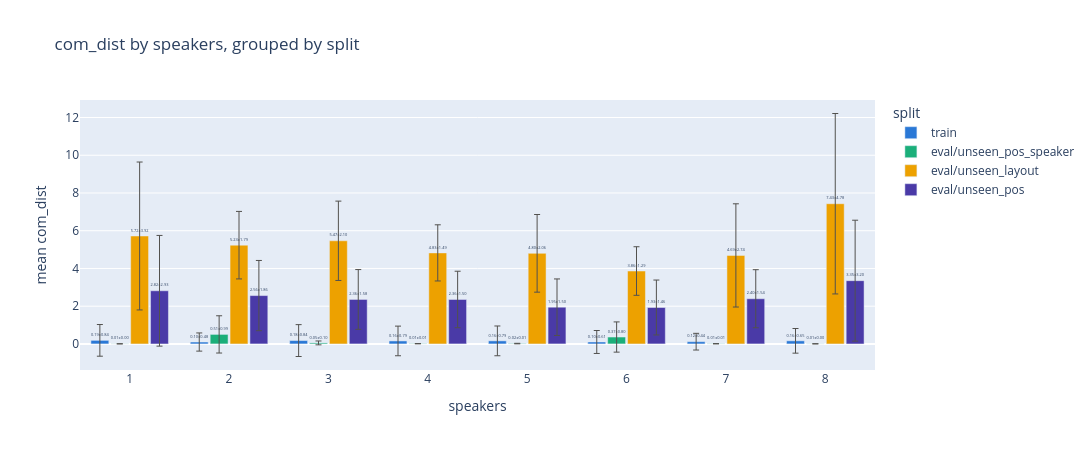
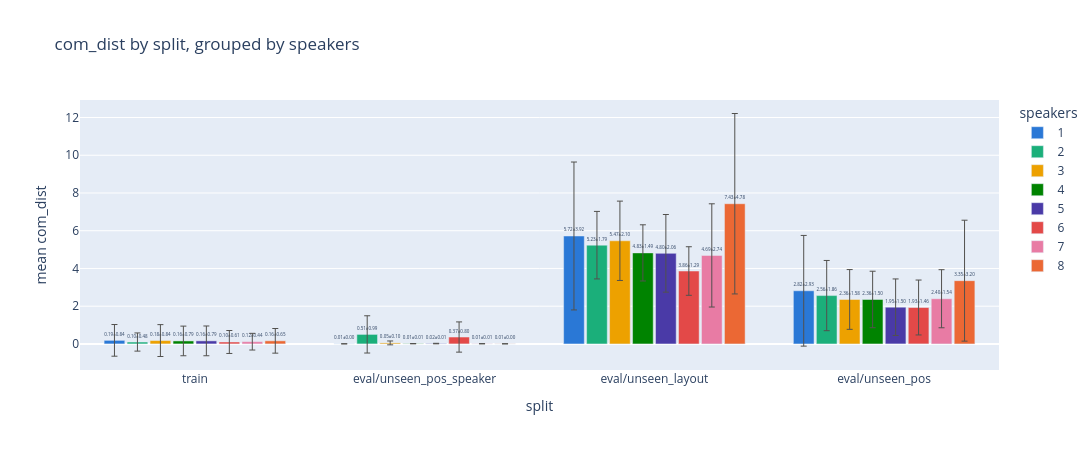

Notebook code for these charts, in order:
### Code cell
if 'com_dist' in df.columns:
    plot_com_dist_grouped(df, x='speakers', group_by='split')
    plot_com_dist_grouped(df, x='split', group_by='speakers')
else:
    print('No inference run loaded — com_dist unavailable in dataset-only mode.')

### Figure 1 — Plotly figure (JSON) as saved in the notebook; plotly's stock layout.template omitted (floating-point values rounded to 4 significant figures)
{"data": [{"customdata": [[0.8394, 63.0], [0.4816, 61.0], [0.8442, 60.0], [0.7853, 62.0], [0.7888, 60.0], [0.6083, 60.0], [0.4422, 61.0], [0.653, 63.0]], "error_y": {"array": [0.8394, 0.4816, 0.8442, 0.7853, 0.7888, 0.6083, 0.4422, 0.653], "color": "#52514e", "thickness": 1, "type": "data", "width": 3}, "hovertemplate": "split=train<br>speakers=%{x}<br>mean com_dist=%{y:.3f}<br>std=%{customdata[0]:.3f}<br>n=%{customdata[1]:.0f}<extra></extra>", "marker": {"color": "#2a78d6"}, "name": "train", "text": ["0.19±0.84", "0.10±0.48", "0.18±0.84", "0.16±0.79", "0.16±0.79", "0.10±0.61", "0.12±0.44", "0.16±0.65"], "textposition": "outside", "type": "bar", "x": ["1", "2", "3", "4", "5", "6", "7", "8"], "y": [0.1892, 0.1008, 0.178, 0.1588, 0.162, 0.1035, 0.1189, 0.1643]}, {"customdata": [[0.003519, 2.0], [0.9869, 4.0], [0.1023, 5.0], [0.006666, 3.0], [0.01376, 5.0], [0.8009, 5.0], [0.006462, 4.0], [0.002765, 2.0]], "error_y": {"array": [0.003519, 0.9869, 0.1023, 0.006666, 0.01376, 0.8009, 0.006462, 0.002765], "color": "#52514e", "thickness": 1, "type": "data", "width": 3}, "hovertemplate": "split=eval/unseen_pos_speaker<br>speakers=%{x}<br>mean com_dist=%{y:.3f}<br>std=%{customdata[0]:.3f}<br>n=%{customdata[1]:.0f}<extra></extra>", "marker": {"color": "#1baf7a"}, "name": "eval/unseen_pos_speaker", "text": ["0.01±0.00", "0.51±0.99", "0.05±0.10", "0.01±0.01", "0.02±0.01", "0.37±0.80", "0.01±0.01", "0.01±0.00"], "textposition": "outside", "type": "bar", "x": ["1", "2", "3", "4", "5", "6", "7", "8"], "y": [0.006179, 0.5052, 0.05395, 0.01309, 0.01945, 0.3657, 0.0108, 0.006327]}, {"customdata": [[3.92, 6.0], [1.789, 6.0], [2.103, 6.0], [1.488, 6.0], [2.058, 6.0], [1.287, 6.0], [2.736, 6.0], [4.782, 6.0]], "error_y": {"array": [3.92, 1.789, 2.103, 1.488, 2.058, 1.287, 2.736, 4.782], "color": "#52514e", "thickness": 1, "type": "data", "width": 3}, "hovertemplate": "split=eval/unseen_layout<br>speakers=%{x}<br>mean com_dist=%{y:.3f}<br>std=%{customdata[0]:.3f}<br>n=%{customdata[1]:.0f}<extra></extra>", "marker": {"color": "#eda100"}, "name": "eval/unseen_layout", "text": ["5.72±3.92", "5.23±1.79", "5.47±2.10", "4.83±1.49", "4.80±2.06", "3.86±1.29", "4.69±2.74", "7.43±4.78"], "textposition": "outside", "type": "bar", "x": ["1", "2", "3", "4", "5", "6", "7", "8"], "y": [5.721, 5.234, 5.466, 4.825, 4.801, 3.864, 4.691, 7.431]}, {"customdata": [[2.934, 12.0], [1.861, 12.0], [1.583, 12.0], [1.497, 12.0], [1.498, 12.0], [1.455, 12.0], [1.539, 12.0], [3.205, 12.0]], "error_y": {"array": [2.934, 1.861, 1.583, 1.497, 1.498, 1.455, 1.539, 3.205], "color": "#52514e", "thickness": 1, "type": "data", "width": 3}, "hovertemplate": "split=eval/unseen_pos<br>speakers=%{x}<br>mean com_dist=%{y:.3f}<br>std=%{customdata[0]:.3f}<br>n=%{customdata[1]:.0f}<extra></extra>", "marker": {"color": "#4a3aa7"}, "name": "eval/unseen_pos", "text": ["2.82±2.93", "2.56±1.86", "2.36±1.58", "2.36±1.50", "1.95±1.50", "1.93±1.46", "2.40±1.54", "3.35±3.20"], "textposition": "outside", "type": "bar", "x": ["1", "2", "3", "4", "5", "6", "7", "8"], "y": [2.817, 2.563, 2.357, 2.356, 1.946, 1.931, 2.395, 3.353]}], "layout": {"bargap": 0.2, "bargroupgap": 0.1, "barmode": "group", "height": 450, "legend": {"title": {"text": "split"}}, "title": {"text": "com_dist by speakers, grouped by split"}, "width": 1600, "xaxis": {"title": {"text": "speakers"}}, "yaxis": {"title": {"text": "mean com_dist"}}}}

### Figure 2 — Plotly figure (JSON) as saved in the notebook; plotly's stock layout.template omitted (floating-point values rounded to 4 significant figures)
{"data": [{"customdata": [[0.8394, 63.0], [0.003519, 2.0], [3.92, 6.0], [2.934, 12.0]], "error_y": {"array": [0.8394, 0.003519, 3.92, 2.934], "color": "#52514e", "thickness": 1, "type": "data", "width": 3}, "hovertemplate": "speakers=1<br>split=%{x}<br>mean com_dist=%{y:.3f}<br>std=%{customdata[0]:.3f}<br>n=%{customdata[1]:.0f}<extra></extra>", "marker": {"color": "#2a78d6"}, "name": "1", "text": ["0.19±0.84", "0.01±0.00", "5.72±3.92", "2.82±2.93"], "textposition": "outside", "type": "bar", "x": ["train", "eval/unseen_pos_speaker", "eval/unseen_layout", "eval/unseen_pos"], "y": [0.1892, 0.006179, 5.721, 2.817]}, {"customdata": [[0.4816, 61.0], [0.9869, 4.0], [1.789, 6.0], [1.861, 12.0]], "error_y": {"array": [0.4816, 0.9869, 1.789, 1.861], "color": "#52514e", "thickness": 1, "type": "data", "width": 3}, "hovertemplate": "speakers=2<br>split=%{x}<br>mean com_dist=%{y:.3f}<br>std=%{customdata[0]:.3f}<br>n=%{customdata[1]:.0f}<extra></extra>", "marker": {"color": "#1baf7a"}, "name": "2", "text": ["0.10±0.48", "0.51±0.99", "5.23±1.79", "2.56±1.86"], "textposition": "outside", "type": "bar", "x": ["train", "eval/unseen_pos_speaker", "eval/unseen_layout", "eval/unseen_pos"], "y": [0.1008, 0.5052, 5.234, 2.563]}, {"customdata": [[0.8442, 60.0], [0.1023, 5.0], [2.103, 6.0], [1.583, 12.0]], "error_y": {"array": [0.8442, 0.1023, 2.103, 1.583], "color": "#52514e", "thickness": 1, "type": "data", "width": 3}, "hovertemplate": "speakers=3<br>split=%{x}<br>mean com_dist=%{y:.3f}<br>std=%{customdata[0]:.3f}<br>n=%{customdata[1]:.0f}<extra></extra>", "marker": {"color": "#eda100"}, "name": "3", "text": ["0.18±0.84", "0.05±0.10", "5.47±2.10", "2.36±1.58"], "textposition": "outside", "type": "bar", "x": ["train", "eval/unseen_pos_speaker", "eval/unseen_layout", "eval/unseen_pos"], "y": [0.178, 0.05395, 5.466, 2.357]}, {"customdata": [[0.7853, 62.0], [0.006666, 3.0], [1.488, 6.0], [1.497, 12.0]], "error_y": {"array": [0.7853, 0.006666, 1.488, 1.497], "color": "#52514e", "thickness": 1, "type": "data", "width": 3}, "hovertemplate": "speakers=4<br>split=%{x}<br>mean com_dist=%{y:.3f}<br>std=%{customdata[0]:.3f}<br>n=%{customdata[1]:.0f}<extra></extra>", "marker": {"color": "#008300"}, "name": "4", "text": ["0.16±0.79", "0.01±0.01", "4.83±1.49", "2.36±1.50"], "textposition": "outside", "type": "bar", "x": ["train", "eval/unseen_pos_speaker", "eval/unseen_layout", "eval/unseen_pos"], "y": [0.1588, 0.01309, 4.825, 2.356]}, {"customdata": [[0.7888, 60.0], [0.01376, 5.0], [2.058, 6.0], [1.498, 12.0]], "error_y": {"array": [0.7888, 0.01376, 2.058, 1.498], "color": "#52514e", "thickness": 1, "type": "data", "width": 3}, "hovertemplate": "speakers=5<br>split=%{x}<br>mean com_dist=%{y:.3f}<br>std=%{customdata[0]:.3f}<br>n=%{customdata[1]:.0f}<extra></extra>", "marker": {"color": "#4a3aa7"}, "name": "5", "text": ["0.16±0.79", "0.02±0.01", "4.80±2.06", "1.95±1.50"], "textposition": "outside", "type": "bar", "x": ["train", "eval/unseen_pos_speaker", "eval/unseen_layout", "eval/unseen_pos"], "y": [0.162, 0.01945, 4.801, 1.946]}, {"customdata": [[0.6083, 60.0], [0.8009, 5.0], [1.287, 6.0], [1.455, 12.0]], "error_y": {"array": [0.6083, 0.8009, 1.287, 1.455], "color": "#52514e", "thickness": 1, "type": "data", "width": 3}, "hovertemplate": "speakers=6<br>split=%{x}<br>mean com_dist=%{y:.3f}<br>std=%{customdata[0]:.3f}<br>n=%{customdata[1]:.0f}<extra></extra>", "marker": {"color": "#e34948"}, "name": "6", "text": ["0.10±0.61", "0.37±0.80", "3.86±1.29", "1.93±1.46"], "textposition": "outside", "type": "bar", "x": ["train", "eval/unseen_pos_speaker", "eval/unseen_layout", "eval/unseen_pos"], "y": [0.1035, 0.3657, 3.864, 1.931]}, {"customdata": [[0.4422, 61.0], [0.006462, 4.0], [2.736, 6.0], [1.539, 12.0]], "error_y": {"array": [0.4422, 0.006462, 2.736, 1.539], "color": "#52514e", "thickness": 1, "type": "data", "width": 3}, "hovertemplate": "speakers=7<br>split=%{x}<br>mean com_dist=%{y:.3f}<br>std=%{customdata[0]:.3f}<br>n=%{customdata[1]:.0f}<extra></extra>", "marker": {"color": "#e87ba4"}, "name": "7", "text": ["0.12±0.44", "0.01±0.01", "4.69±2.74", "2.40±1.54"], "textposition": "outside", "type": "bar", "x": ["train", "eval/unseen_pos_speaker", "eval/unseen_layout", "eval/unseen_pos"], "y": [0.1189, 0.0108, 4.691, 2.395]}, {"customdata": [[0.653, 63.0], [0.002765, 2.0], [4.782, 6.0], [3.205, 12.0]], "error_y": {"array": [0.653, 0.002765, 4.782, 3.205], "color": "#52514e", "thickness": 1, "type": "data", "width": 3}, "hovertemplate": "speakers=8<br>split=%{x}<br>mean com_dist=%{y:.3f}<br>std=%{customdata[0]:.3f}<br>n=%{customdata[1]:.0f}<extra></extra>", "marker": {"color": "#eb6834"}, "name": "8", "text": ["0.16±0.65", "0.01±0.00", "7.43±4.78", "3.35±3.20"], "textposition": "outside", "type": "bar", "x": ["train", "eval/unseen_pos_speaker", "eval/unseen_layout", "eval/unseen_pos"], "y": [0.1643, 0.006327, 7.431, 3.353]}], "layout": {"bargap": 0.2, "bargroupgap": 0.1, "barmode": "group", "height": 450, "legend": {"title": {"text": "speakers"}}, "title": {"text": "com_dist by split, grouped by speakers"}, "width": 1600, "xaxis": {"title": {"text": "split"}}, "yaxis": {"title": {"text": "mean com_dist"}}}}
